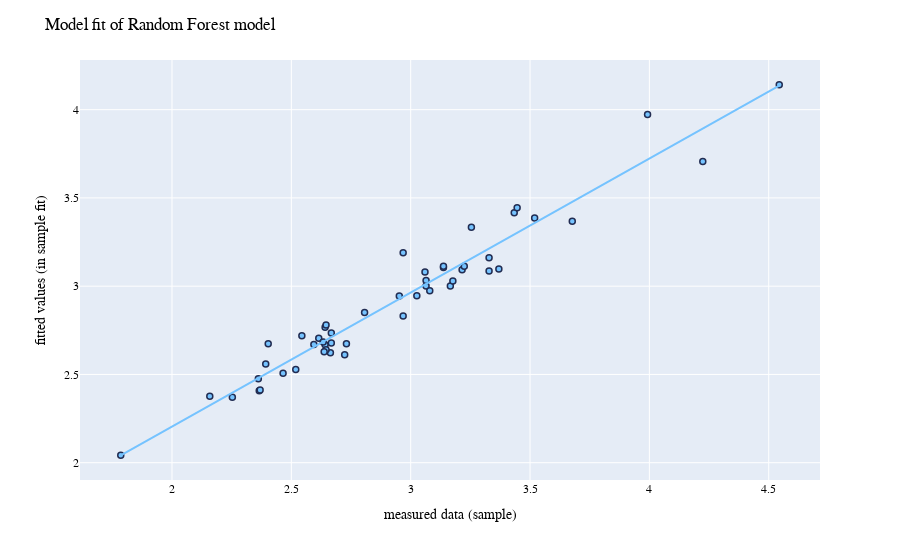

Here is the notebook cell this chart was saved with:
### Code cell
fig = px.scatter(df, x = "meas", y = "pred", trendline="ols")

fig.update_layout(
    font_family="Helvetica Neue, Helvetica, Arial, sans-serif",
    font_color="black",
    title = {'text':'Model fit of Random Forest model'},
    xaxis_title = "measured data (sample)",
    yaxis_title = "fitted values (in sample fit)",
    #markercolor = "#212c52"
  
)
fig.update_traces(marker_color='#75c3ff', marker_line_color='#212c52',
                  marker_line_width=1.5, opacity=1)

fig.show()

### Figure 1 — Plotly figure (JSON) as saved in the notebook; plotly's stock layout.template omitted (floating-point values rounded to 4 significant figures)
{"data": [{"hovertemplate": "meas=%{x}<br>pred=%{y}<extra></extra>", "legendgroup": "", "marker": {"color": "#75c3ff", "line": {"color": "#212c52", "width": 1.5}, "symbol": "circle"}, "mode": "markers", "name": "", "opacity": 1, "orientation": "v", "showlegend": false, "type": "scatter", "x": [3.254, 2.158, 1.785, 2.641, 2.403, 3.992, 2.641, 3.434, 3.369, 3.215, 3.137, 2.667, 3.328, 2.465, 3.225, 3.446, 3.137, 4.544, 3.064, 2.968, 2.664, 2.615, 2.645, 2.633, 2.519, 2.365, 3.064, 2.667, 2.952, 2.723, 2.637, 3.677, 3.519, 2.393, 2.807, 3.166, 3.08, 2.369, 2.253, 2.645, 2.544, 2.594, 2.362, 3.06, 2.968, 2.731, 3.026, 3.177, 3.328, 4.224], "xaxis": "x", "y": [3.333, 2.377, 2.042, 2.668, 2.673, 3.973, 2.767, 3.416, 3.097, 3.094, 3.106, 2.678, 3.087, 2.507, 3.113, 3.444, 3.113, 4.141, 3.001, 2.83, 2.623, 2.705, 2.64, 2.684, 2.529, 2.408, 3.032, 2.735, 2.945, 2.612, 2.629, 3.368, 3.386, 2.56, 2.851, 3.001, 2.974, 2.411, 2.371, 2.779, 2.72, 2.669, 2.475, 3.081, 3.189, 2.674, 2.946, 3.029, 3.161, 3.706], "yaxis": "y"}, {"hovertemplate": "<b>OLS trendline</b><br>pred = 0.75945 * meas + 0.685059<br>R<sup>2</sup>=0.945668<br><br>meas=%{x}<br>pred=%{y} <b>(trend)</b><extra></extra>", "legendgroup": "", "marker": {"color": "#75c3ff", "line": {"color": "#212c52", "width": 1.5}, "symbol": "circle"}, "mode": "lines", "name": "", "opacity": 1, "showlegend": false, "type": "scatter", "x": [1.785, 2.158, 2.253, 2.362, 2.365, 2.369, 2.393, 2.403, 2.465, 2.519, 2.544, 2.594, 2.615, 2.633, 2.637, 2.641, 2.641, 2.645, 2.645, 2.664, 2.667, 2.667, 2.723, 2.731, 2.807, 2.952, 2.968, 2.968, 3.026, 3.06, 3.064, 3.064, 3.08, 3.137, 3.137, 3.166, 3.177, 3.215, 3.225, 3.254, 3.328, 3.328, 3.369, 3.434, 3.446, 3.519, 3.677, 3.992, 4.224, 4.544], "xaxis": "x", "y": [2.041, 2.324, 2.396, 2.479, 2.482, 2.484, 2.502, 2.51, 2.557, 2.598, 2.617, 2.655, 2.671, 2.685, 2.688, 2.691, 2.691, 2.694, 2.694, 2.708, 2.711, 2.711, 2.753, 2.759, 2.817, 2.927, 2.939, 2.939, 2.983, 3.009, 3.012, 3.012, 3.024, 3.068, 3.068, 3.09, 3.098, 3.127, 3.134, 3.157, 3.213, 3.213, 3.244, 3.293, 3.302, 3.358, 3.478, 3.717, 3.893, 4.136], "yaxis": "y"}], "layout": {"font": {"color": "black", "family": "Helvetica Neue, Helvetica, Arial, sans-serif"}, "legend": {"tracegroupgap": 0}, "margin": {"t": 60}, "title": {"text": "Model fit of Random Forest model"}, "xaxis": {"anchor": "y", "domain": [0, 1], "title": {"text": "measured data (sample)"}}, "yaxis": {"anchor": "x", "domain": [0, 1], "title": {"text": "fitted values (in sample fit)"}}}}
